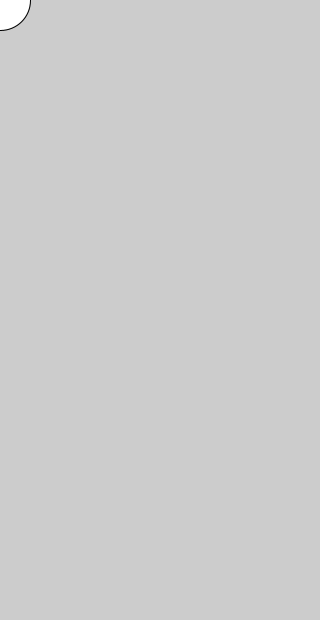
Frame 1 (no input)
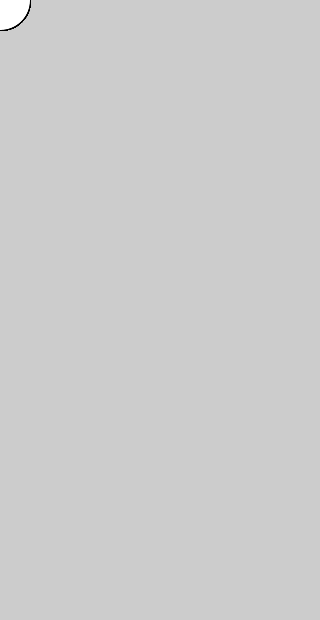
Frame 60 (the mouse pressed at the canvas centre just before this capture)
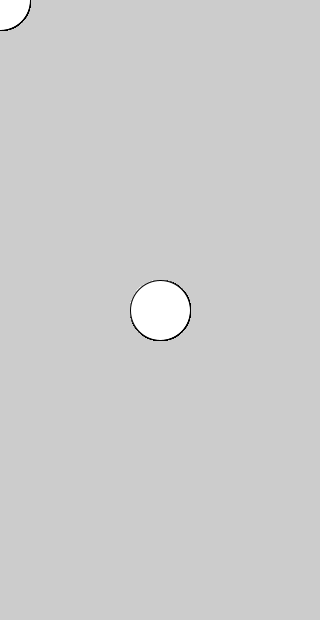
Frame 120 (the mouse held since frame 60 and released just before this capture)

The Processing sketch that drew these frames (run headless with seeded random() and noise(); from frame 60 on, the mouse is pressed at the canvas centre):

// Processing sketch: Exercise2a
// ── Exercise2a.pde

void setup(){
  size(320,620);
}

void draw(){
  ellipse(mouseX,mouseY,60,60);
}
